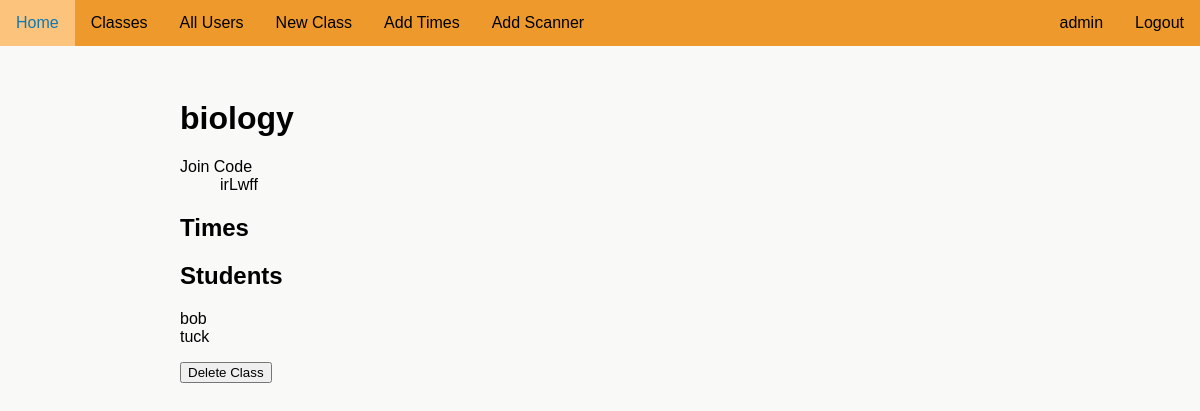
/classes/BIO-1 (signed in), run on an earlier commit of the app's database.
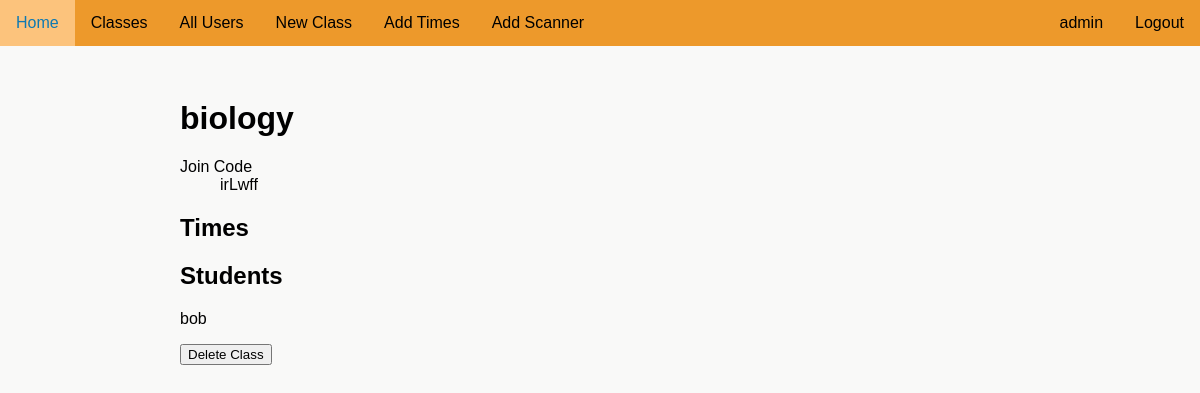
And on a later commit of the database.
### attendanceproject/models.py (models this page shows)
class UserSubject(db.Model):
    __tablename__ = "user_subject"
    id = db.Column(db.Integer, unique=True, nullable=False, primary_key=True)
    user_id = db.Column(db.Integer, db.ForeignKey('user.id')) # Foreign Key
    user_type = db.Column(db.Text(10), nullable=False) # Teacher or student relationship to class
    subject_id = db.Column(db.Integer, db.ForeignKey('subject_code.id')) # Foreign Key
    user = db.relationship('User', back_populates='subjects')
    subject = db.relationship('SubjectCode', back_populates='users')

class User(UserMixin, db.Model):
    __tablename__ = "user"
    id = db.Column(db.Integer, unique=True, nullable=False, primary_key=True)
    fname = db.Column(db.Text(20), nullable=False)
    lname = db.Column(db.Text(20), nullable=False)
    user_code = db.Column(db.Text(8), nullable=False, unique=True)
    email = db.Column(db.Text(50), nullable=False, unique=True)
    password = db.Column(db.Text(90), nullable=False)
    auth = db.Column(db.Text(10), nullable=True)
    tags = db.relationship('Tag', backref='user_tag')
    subjects = db.relationship('UserSubject', back_populates='user')
    attnd_times = db.relationship('AttendanceTime', backref='subject_attnd_times')

### attendanceproject/routes.py (the view, shortened to what this page needs)
@app.route('/classes/<subject>', methods=['GET', 'POST'])
@login_required
def view_subject(subject):
    if current_user.auth not in ['teacher', 'admin']:
        flash('You do not have access to this page')
        return redirect(url_for('home'))
    sub = SubjectCode.query.filter_by(code=subject).first()
    if current_user.auth == 'admin':
        form = DeleteClass()
    else:
        form = None
    if sub:
        return render_template('class.html', subject=sub, days=CONSTANT_DAYS, form=form)
    else:
        flash('Class could not be found')
        return redirect(url_for('all_classes'))

### attendanceproject/forms.py
class DeleteClass(FlaskForm):
    delete = SubmitField('Delete Class')

### attendanceproject/models.py (called while the page is built)
@login_manager.user_loader
def load_user(user_id):
    return User.query.get(int(user_id))

### attendanceproject/templates/class.html (shortened to what this page needs)
{% extends "layout.html" %}
{% block content %}
    <h1>{{ subject.name }}</h1>
    <dl>
        <dt>Join Code</dt>
        <dd>{{ subject.join_code }}</dd>
    </dl>
    <h2>Times</h2>
    <h2>Students</h2>
    {% if subject.users %}
        <ul>
        {% for user in subject.users %}
            {% if user.user_type == 'student' %}
                <li>{{ user.user.fname }}</li>
            {% endif %}
        {% endfor %}
        </ul>
    {% endif %}
    {% if form %}
        <form action='' method='POST'>
            {{ form.delete }}
        </form>
    {% endif %}
{% endblock %}

What changed in the data, as far as the page shows it:
removed UserSubject: user.fname "tuck"
